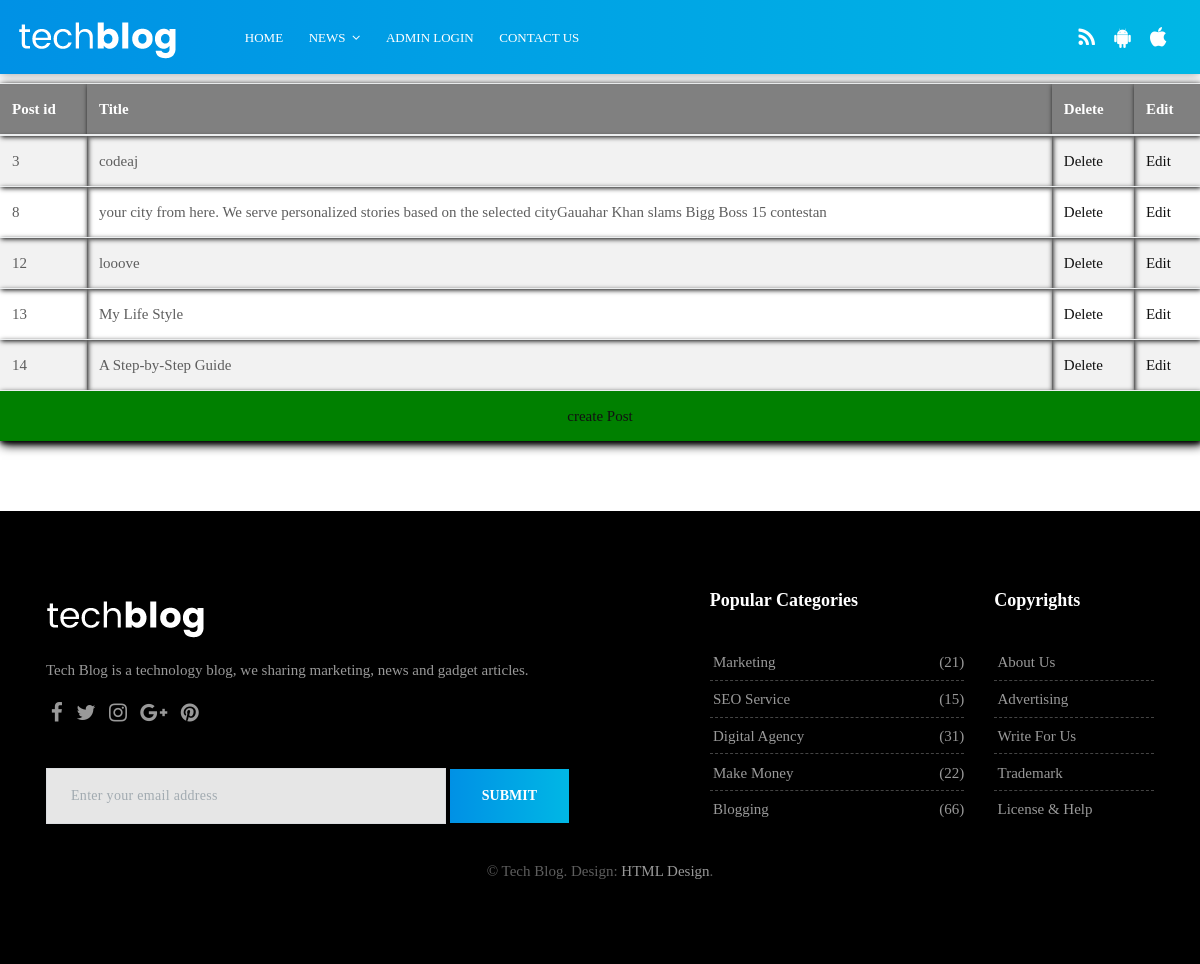
Before: /showall/ with the older database file.
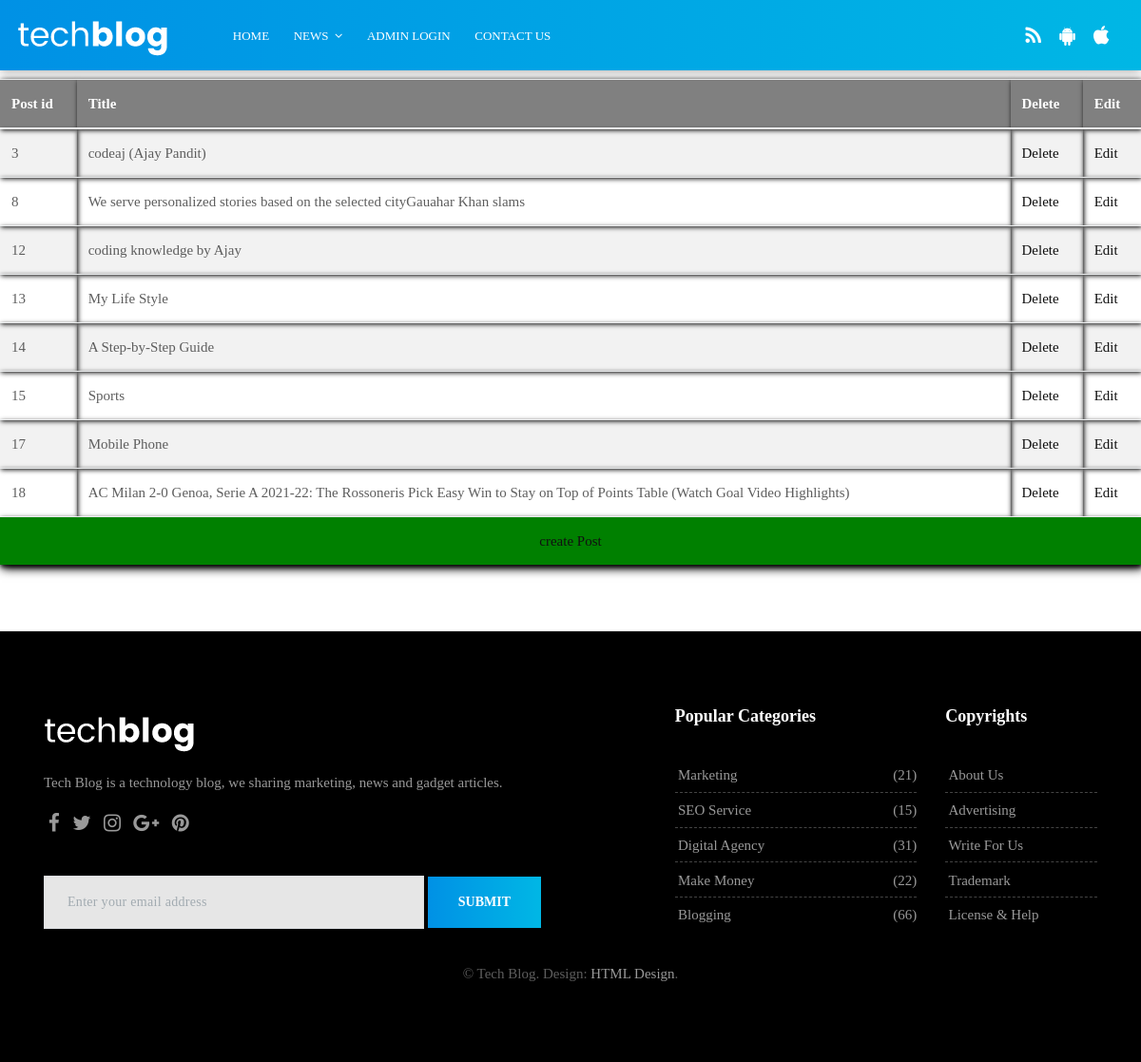
After: the same page with the newer database file.
### info/models.py (models this page shows)
class blog_table(models.Model):
    title = models.TextField()
    des = models.TextField()
    category = models.TextField()
    pub_draft = models.BooleanField()
    youtube_link = models.URLField(max_length=300,null=True)
    date = models.DateField(null=False , blank=False)
    time = models.TimeField(null=False , blank=False)
    image = models.ImageField(null=True,blank=True,upload_to='')
    subscribe = models.EmailField(max_length=250,null=True,blank=True)

### blog/views.py (the view)
# urls.py: path('showall/',views.showall,name='showall'),
def showall(request):
    posts=blog_table.objects.all()
    return render (request,'showall.html',{'posts':posts})

### templates/showall.html
{% extends 'tech-index.html' %}
{% block content %}
<table class="table table-striped table-dark " id="all">
  <thead>
    <tr>
      <th scope="col">Post id</th>
      <th scope="col">Title</th>
      <th scope="col">Delete</th>
      <th scope="col">Edit</th>
    </tr>
  </thead>
  <tbody>
      {% for post in posts %}
    <tr>
        <td>{{post.id}}</td>
        <td>{{post.title}}</td>
        <td><a href="http://127.0.0.1:8000/delete/{{post.id}}">Delete</a></td>
        <td><a href="http://127.0.0.1:8000/edit/{{post.id}}">Edit</a></td>
    </tr>
{% endfor %}
      <tr>
          <td class="create" colspan="4"><a href="http://127.0.0.1:8000/createpost/">create Post</a></td>
      </tr>
  </tbody>
</table>
{% endblock %}

### templates/tech-index.html (shortened to what this page needs)
{% load static %}
<!DOCTYPE html>
<html lang="en">
    <link href="{% static 'css/bootstrap.css' %}" rel="stylesheet">
    <link href="{% static 'css/font-awesome.min.css' %}" rel="stylesheet">
    <link href="{% static 'style.css' %}" rel="stylesheet">
    <link href="{% static 'css/responsive.css' %}" rel="stylesheet">
    <link href="{% static 'css/colors.css' %}" rel="stylesheet">
    <link href="{% static 'css/version/tech.css' %}" rel="stylesheet">
</head>
<body>
    <div id="wrapper">
        <header class="tech-header header">
            <div class="container-fluid">
                <nav class="navbar navbar-toggleable-md navbar-inverse fixed-top bg-inverse">
                    <a class="navbar-brand" href="http://127.0.0.1:8000/"><img src="images/version/tech-logo.png" alt=""></a>
                    <div class="collapse navbar-collapse" id="navbarCollapse">
                        <ul class="navbar-nav mr-auto">
                            <li class="nav-item">
                                <a class="nav-link" href="http://127.0.0.1:8000/">Home</a>
                            </li>
                            <li class="nav-item dropdown has-submenu menu-large hidden-md-down hidden-sm-down hidden-xs-down">
                                <a class="nav-link dropdown-toggle" href="#" id="dropdown01" data-toggle="dropdown" aria-haspopup="true" aria-expanded="false">News</a>
                            </li>
                            <li class="nav-item">
                                <a class="nav-link" href="http://127.0.0.1:8000/adminlogin/">Admin Login</a>
                            </li>
                            <li class="nav-item">
                                <a class="nav-link" href="tech-contact.html">Contact Us</a>
                            </li>
                        </ul>
                        <ul class="navbar-nav mr-2">
                            <li class="nav-item">
                                <a class="nav-link" href="#"><i class="fa fa-rss"></i></a>
                            </li>
                            <li class="nav-item">
                                <a class="nav-link" href="#"><i class="fa fa-android"></i></a>
                            </li>
                            <li class="nav-item">
                                <a class="nav-link" href="#"><i class="fa fa-apple"></i></a>
                            </li>
                        </ul>
                    </div>
                </nav>
            </div>
        </header>
{% block content %}{% endblock %}
        <footer class="footer">
            <div class="container">
                <div class="row">
                    <div class="col-lg-7">
                        <div class="widget">
                            <div class="footer-text text-left">
                                <a href="index.html"><img src="images/version/tech-footer-logo.png" alt="" class="img-fluid"></a>
                                <p>Tech Blog is a technology blog, we sharing marketing, news and gadget articles.</p>
                                <div class="social">
                                    <a href="#" data-toggle="tooltip" data-placement="bottom" title="Facebook"><i class="fa fa-facebook"></i></a>
                                    <a href="#" data-toggle="tooltip" data-placement="bottom" title="Twitter"><i class="fa fa-twitter"></i></a>
                                    <a href="#" data-toggle="tooltip" data-placement="bottom" title="Instagram"><i class="fa fa-instagram"></i></a>
                                    <a href="#" data-toggle="tooltip" data-placement="bottom" title="Google Plus"><i class="fa fa-google-plus"></i></a>
                                    <a href="#" data-toggle="tooltip" data-placement="bottom" title="Pinterest"><i class="fa fa-pinterest"></i></a>
                                </div>
                                <div class="newsletter-widget text-left">
                                    <form class="form-inline">
                                        <input type="text" class="form-control" placeholder="Enter your email address">
                                        <button type="submit" class="btn btn-primary">SUBMIT</button>
                                    </form>
                                </div>
                            </div>
                        </div>
                    </div>
                    <div class="col-lg-3 col-md-12 col-sm-12 col-xs-12">
                        <div class="widget">
                            <h2 class="widget-title">Popular Categories</h2>
                            <div class="link-widget">
                                <ul>
                                    <li><a href="#">Marketing <span>(21)</span></a></li>
                                    <li><a href="#">SEO Service <span>(15)</span></a></li>
                                    <li><a href="#">Digital Agency <span>(31)</span></a></li>
                                    <li><a href="#">Make Money <span>(22)</span></a></li>
                                    <li><a href="#">Blogging <span>(66)</span></a></li>
                                </ul>
                            </div>
                        </div>
                    </div>
                    <div class="col-lg-2 col-md-12 col-sm-12 col-xs-12">
                        <div class="widget">
                            <h2 class="widget-title">Copyrights</h2>
                            <div class="link-widget">
                                <ul>
                                    <li><a href="#">About us</a></li>
                                    <li><a href="#">Advertising</a></li>
                                    <li><a href="#">Write for us</a></li>
                                    <li><a href="#">Trademark</a></li>
                                    <li><a href="#">License & Help</a></li>
                                </ul>
                            </div>
                        </div>
                    </div>
                </div>
                <div class="row">
                    <div class="col-md-12 text-center">
                        <br>
                        <div class="copyright">&copy; Tech Blog. Design: <a href="http://html.design">HTML Design</a>.</div>
                    </div>
                </div>
            </div>
        </footer>
    </div>
</body>
</html>

### static/style.css (style rules this page uses)
body { font-size: 15px; line-height: 26px; background-color: #ffffff; }
h1, h2, h3, h4, h5, body, p, .topbar-section, .navbar-inverse .navbar-nav .nav-link, .header .dropdown-menu, .navbar-nav .nav-link { font-family: 'Roboto', serif; }
h1, h2, h3, h4, h5, h6 { font-weight: 700; line-height: 1.4; color: #111111; }
h2 { font-size: 27px; line-height: 38px; margin-bottom: 20px }
a { color: #111111; }
body, p { color: #5e5e5e; }
p { margin-bottom: 26px; font-size: 15px; line-height: 26px; }
a { text-decoration: none !important; }
.header { padding: 0.4rem 0; position: relative; background-color: #ffffff; }
.navbar-inverse .navbar-nav .nav-link, .navbar-nav .nav-link { font-size: 15px; font-weight: 500; line-height: 1; padding: 0.9rem 0 0.8rem; text-transform: capitalize; color: #121212; }
.dropdown-toggle::after { display: inline-block; width: auto; height: auto; margin-left: 0.5em; margin-top: 0rem; vertical-align: middle; content: "\f107"; border: 0; font-family: 'FontAwesome'; }
.navbar-toggleable-md .navbar-nav .nav-link { padding-left: 0.8rem; padding-right: 0.8rem; }
.navbar-nav { margin: 0; }
.menu-large { overflow: hidden; position: static !important; }
.footer .widget-title { display: table; font-size: 18px; line-height: 1; margin: 0 0 2rem; padding: 0 0 0.5rem; }
.footer { padding: 4rem 0 4rem; background: url(images/footer.png) repeat-x center bottom #edeff2; }
.footer ul { padding: 0; margin: 0; list-style: none; }
.footer ul li { margin-bottom: 0.3rem; }
.footer ul li:last-child { margin-bottom: 0; }
.footer h5, .footer ul li a { color: #111111; }
.footer a, .footer p, .blog-list-widget small { color: rgba(0, 0, 0, 0.6) !important; }
.footer-text .fa { font-size: 21px; margin: 0 0.3rem; }
.footer-text img { max-width: 290px; }
.footer-text p { margin-bottom: 0; padding: 1rem 0 1.2rem; }
.newsletter-widget .form-inline { display: block; }
.newsletter-widget .form-inline .form-control { background-color: rgba(255, 255, 255, 0.9); border: 1px solid #dbdde0; border-radius: 0; box-shadow: none; display: inline-block; font-size: 14px; height: 56px; padding-left: 1.5rem; line-height: 1; letter-spacing: 0.3px; vertical-align: middle; width: 400px; }
.newsletter-widget .form-inline .form-control::placeholder { color: #a2abb1; opacity: 1; }
.newsletter-widget .btn { height: 54px; border-radius: 0; border: 0; }
.btn { background-color: #111111; border: 0 none; border-radius: 0; font-size: 14px; font-weight: bold; padding: 0.8rem 2rem; text-transform: none; }
.link-widget li { padding: 0.4rem 0.2rem 0.6rem; text-transform: capitalize; line-height: 1; font-weight: 500; position: relative; margin: 0; border-bottom: 1px dashed #dadada; }
.link-widget li:last-child { border-bottom: 0 dashed #dadada; }
.link-widget li span { position: absolute; right: 0; }

### static/css/responsive.css (style rules this page uses)
@media (min-width: 992px) { .header .navbar-nav .has-submenu { position: relative; } }

### static/css/colors.css (style rules this page uses)
.footer .widget-title { border-color: #3197d6; }

### static/css/version/tech.css (style rules this page uses)
body { background-color: #ffffff; }
h1, h2, h3, h4, h5, body, .navbar-toggleable-md .navbar-nav .nav-link, .market-header, .btn, .dropdown-item, .form-control, p { font-family: 'Poppins', serif !important; }
h1, h2, h3, h4, h5 { font-weight: 600; }
.navbar-inverse .navbar-nav .nav-link, .navbar-nav .nav-link { color: #ffffff !important; font-size: 13px; font-weight: 500; line-height: 1; text-transform: uppercase; }
.dropdown-toggle::after { margin-top: -4px; }
.mr-2 .nav-link { font-size: 21px !important; padding: 0.6rem 0.6rem 0 !important; }
.footer { background-color: #000000; background-image: none; }
.footer .widget-title { color: #ffffff !important; }
.footer p { color: #999999 !important; }
.footer a { color: #999999 !important; }
.footer .link-widget li { border-color: #444; }
.btn, .page-link:hover, .page-link:focus, .btn:hover, .btn:focus { color: #ffffff !important; background: rgba(0, 0, 0, 0) linear-gradient(to right, #0091e5 0px, #00b7e5 100%) repeat scroll 0 0 !important }
.tag-cloud-single span, .navbar-inverse { color: #ffffff !important; box-shadow: 0 0 10px rgba(0, 0, 0, 0.4); background: rgba(0, 0, 0, 0) linear-gradient(to right, #0091e5 0px, #00b7e5 100%) repeat scroll 0 0 !important }

Changed rows visible on the page:
changed blog_table id 3: title "codeaj" → "codeaj (Ajay Pandit)"
changed blog_table id 8: title "your city from here. We serve personalized stories based on the selected cityGauahar Khan slams Bigg Boss 15 contestan" → "We serve personalized stories based on the selected cityGauahar Khan slams"
changed blog_table id 12: title "looove" → "coding knowledge by Ajay"
added blog_table: id "15", title "Sports"
added blog_table: id "17", title "Mobile Phone"
added blog_table: id "18", title "AC Milan 2-0 Genoa, Serie A 2021-22: The Rossoneris Pick Easy Win to Stay on Top of Points Table (Watch Goal Video Highlights)"
